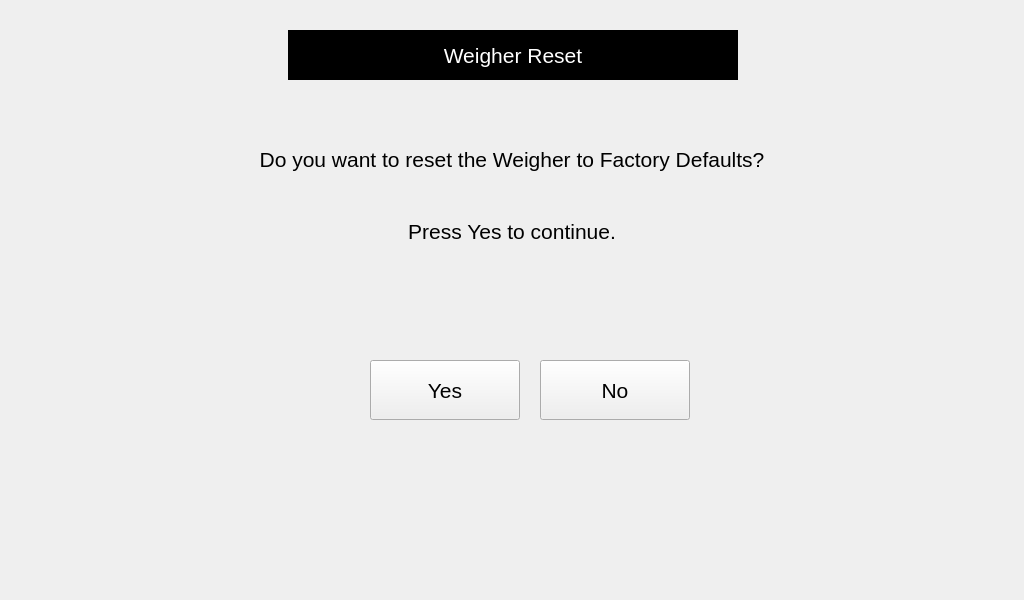
<?xml version="1.0" encoding="UTF-8"?>
<ui version="4.0">
 <class>serviceWeigherReset</class>
 <widget class="QWidget" name="serviceWeigherReset">
  <property name="geometry">
   <rect>
    <x>0</x>
    <y>0</y>
    <width>1024</width>
    <height>600</height>
   </rect>
  </property>
  <property name="windowTitle">
   <string>MainWindow</string>
  </property>
  <widget class="QLabel" name="lblHeadingWeigherReset">
   <property name="geometry">
    <rect>
     <x>288</x>
     <y>30</y>
     <width>450</width>
     <height>50</height>
    </rect>
   </property>
   <property name="font">
    <font>
     <pointsize>16</pointsize>
    </font>
   </property>
   <property name="styleSheet">
    <string notr="true">QLabel
{
	color: white;
     background: black;
 }</string>
   </property>
   <property name="text">
    <string>Weigher Reset</string>
   </property>
   <property name="alignment">
    <set>Qt::AlignCenter</set>
   </property>
  </widget>
  <widget class="QLabel" name="lblWeigherResetText">
   <property name="geometry">
    <rect>
     <x>62</x>
     <y>140</y>
     <width>900</width>
     <height>111</height>
    </rect>
   </property>
   <property name="font">
    <font>
     <pointsize>16</pointsize>
    </font>
   </property>
   <property name="text">
    <string>Do you want to reset the Weigher to Factory Defaults?


Press Yes to continue.</string>
   </property>
   <property name="alignment">
    <set>Qt::AlignCenter</set>
   </property>
  </widget>
  <widget class="QPushButton" name="btnYes">
   <property name="geometry">
    <rect>
     <x>370</x>
     <y>360</y>
     <width>150</width>
     <height>60</height>
    </rect>
   </property>
   <property name="sizePolicy">
    <sizepolicy hsizetype="Fixed" vsizetype="Fixed">
     <horstretch>0</horstretch>
     <verstretch>0</verstretch>
    </sizepolicy>
   </property>
   <property name="minimumSize">
    <size>
     <width>100</width>
     <height>50</height>
    </size>
   </property>
   <property name="maximumSize">
    <size>
     <width>430</width>
     <height>60</height>
    </size>
   </property>
   <property name="font">
    <font>
     <pointsize>16</pointsize>
    </font>
   </property>
   <property name="text">
    <string>Yes</string>
   </property>
  </widget>
  <widget class="QPushButton" name="btnNo">
   <property name="geometry">
    <rect>
     <x>540</x>
     <y>360</y>
     <width>150</width>
     <height>60</height>
    </rect>
   </property>
   <property name="sizePolicy">
    <sizepolicy hsizetype="Fixed" vsizetype="Fixed">
     <horstretch>0</horstretch>
     <verstretch>0</verstretch>
    </sizepolicy>
   </property>
   <property name="minimumSize">
    <size>
     <width>100</width>
     <height>50</height>
    </size>
   </property>
   <property name="maximumSize">
    <size>
     <width>430</width>
     <height>60</height>
    </size>
   </property>
   <property name="font">
    <font>
     <pointsize>16</pointsize>
    </font>
   </property>
   <property name="text">
    <string>No</string>
   </property>
  </widget>
 </widget>
 <resources/>
 <connections/>
</ui>
